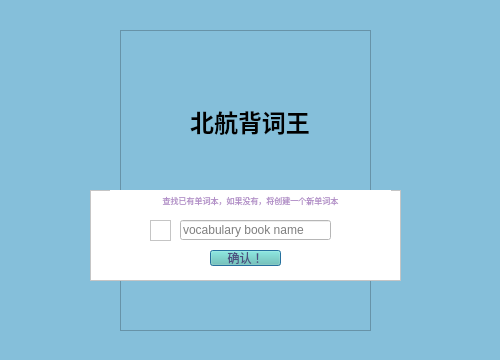
<?xml version="1.0" encoding="UTF-8"?>
<ui version="4.0">
 <class>mainwind</class>
 <widget class="QDialog" name="mainwind">
  <property name="geometry">
   <rect>
    <x>0</x>
    <y>0</y>
    <width>500</width>
    <height>360</height>
   </rect>
  </property>
  <property name="minimumSize">
   <size>
    <width>396</width>
    <height>301</height>
   </size>
  </property>
  <property name="maximumSize">
   <size>
    <width>500</width>
    <height>360</height>
   </size>
  </property>
  <property name="windowTitle">
   <string>Dialog</string>
  </property>
  <property name="styleSheet">
   <string notr="true">background-color: rgb(133, 191, 218);</string>
  </property>
  <widget class="QFrame" name="frame_4">
   <property name="geometry">
    <rect>
     <x>120</x>
     <y>30</y>
     <width>251</width>
     <height>301</height>
    </rect>
   </property>
   <property name="minimumSize">
    <size>
     <width>251</width>
     <height>301</height>
    </size>
   </property>
   <property name="maximumSize">
    <size>
     <width>251</width>
     <height>301</height>
    </size>
   </property>
   <property name="styleSheet">
    <string notr="true">border-image: url(:/new/prefix2/3c5ef2f45420378b9471ca7fdf8e928.jpg);</string>
   </property>
   <property name="frameShape">
    <enum>QFrame::StyledPanel</enum>
   </property>
   <property name="frameShadow">
    <enum>QFrame::Raised</enum>
   </property>
  </widget>
  <widget class="QFrame" name="frame">
   <property name="geometry">
    <rect>
     <x>90</x>
     <y>190</y>
     <width>311</width>
     <height>91</height>
    </rect>
   </property>
   <property name="minimumSize">
    <size>
     <width>311</width>
     <height>91</height>
    </size>
   </property>
   <property name="maximumSize">
    <size>
     <width>311</width>
     <height>91</height>
    </size>
   </property>
   <property name="styleSheet">
    <string notr="true">background-color: rgb(255, 255, 255);
font: 25 9pt &quot;Adobe 宋体 Std L&quot;;</string>
   </property>
   <property name="frameShape">
    <enum>QFrame::StyledPanel</enum>
   </property>
   <property name="frameShadow">
    <enum>QFrame::Raised</enum>
   </property>
   <widget class="QLabel" name="label_2">
    <property name="geometry">
     <rect>
      <x>20</x>
      <y>0</y>
      <width>281</width>
      <height>21</height>
     </rect>
    </property>
    <property name="minimumSize">
     <size>
      <width>281</width>
      <height>21</height>
     </size>
    </property>
    <property name="maximumSize">
     <size>
      <width>281</width>
      <height>21</height>
     </size>
    </property>
    <property name="styleSheet">
     <string notr="true">font: 25 9pt &quot;Adobe 宋体 Std L&quot;;
font: 7pt &quot;Adobe 黑体 Std R&quot;;
color: rgb(179, 144, 200);</string>
    </property>
    <property name="text">
     <string>&lt;html&gt;&lt;head/&gt;&lt;body&gt;&lt;p align=&quot;center&quot;&gt;&lt;span style=&quot; font-size:6pt;&quot;&gt;查找已有单词本，如果没有，将创建一个新单词本&lt;/span&gt;&lt;/p&gt;&lt;/body&gt;&lt;/html&gt;</string>
    </property>
   </widget>
   <widget class="QLineEdit" name="queryname">
    <property name="geometry">
     <rect>
      <x>90</x>
      <y>30</y>
      <width>151</width>
      <height>20</height>
     </rect>
    </property>
    <property name="minimumSize">
     <size>
      <width>151</width>
      <height>20</height>
     </size>
    </property>
    <property name="maximumSize">
     <size>
      <width>151</width>
      <height>20</height>
     </size>
    </property>
    <property name="text">
     <string/>
    </property>
    <property name="placeholderText">
     <string>vocabulary book name</string>
    </property>
   </widget>
   <widget class="QPushButton" name="pushButton">
    <property name="geometry">
     <rect>
      <x>120</x>
      <y>60</y>
      <width>71</width>
      <height>16</height>
     </rect>
    </property>
    <property name="minimumSize">
     <size>
      <width>71</width>
      <height>16</height>
     </size>
    </property>
    <property name="maximumSize">
     <size>
      <width>71</width>
      <height>16</height>
     </size>
    </property>
    <property name="styleSheet">
     <string notr="true">color: rgb(76, 79, 127);
font: 9pt &quot;Adobe 黑体 Std R&quot;;
background-color: rgb(101, 200, 185);</string>
    </property>
    <property name="text">
     <string>确认！</string>
    </property>
   </widget>
   <widget class="QFrame" name="frame_2">
    <property name="geometry">
     <rect>
      <x>0</x>
      <y>100</y>
      <width>331</width>
      <height>80</height>
     </rect>
    </property>
    <property name="styleSheet">
     <string notr="true">border-image: url(:/new/prefix1/4db4fc3edf911c4ae8c1599931083c2.jpg);</string>
    </property>
    <property name="frameShape">
     <enum>QFrame::StyledPanel</enum>
    </property>
    <property name="frameShadow">
     <enum>QFrame::Raised</enum>
    </property>
   </widget>
   <widget class="QFrame" name="frame_5">
    <property name="geometry">
     <rect>
      <x>60</x>
      <y>30</y>
      <width>21</width>
      <height>21</height>
     </rect>
    </property>
    <property name="minimumSize">
     <size>
      <width>21</width>
      <height>21</height>
     </size>
    </property>
    <property name="maximumSize">
     <size>
      <width>21</width>
      <height>21</height>
     </size>
    </property>
    <property name="styleSheet">
     <string notr="true">border-image: url(:/new/prefix2/df2f762f39c580aafe0d764a445a5f6.jpg);</string>
    </property>
    <property name="frameShape">
     <enum>QFrame::StyledPanel</enum>
    </property>
    <property name="frameShadow">
     <enum>QFrame::Raised</enum>
    </property>
   </widget>
  </widget>
  <widget class="QTextBrowser" name="textBrowser">
   <property name="geometry">
    <rect>
     <x>150</x>
     <y>100</y>
     <width>200</width>
     <height>50</height>
    </rect>
   </property>
   <property name="minimumSize">
    <size>
     <width>200</width>
     <height>50</height>
    </size>
   </property>
   <property name="maximumSize">
    <size>
     <width>200</width>
     <height>50</height>
    </size>
   </property>
   <property name="styleSheet">
    <string notr="true">font: 25 9pt &quot;Adobe 宋体 Std L&quot;;
background-color: rgb(255, 255, 255);
border-&gt;radus:60px;
color: rgb(106, 126, 200);</string>
   </property>
   <property name="frameShape">
    <enum>QFrame::NoFrame</enum>
   </property>
   <property name="frameShadow">
    <enum>QFrame::Plain</enum>
   </property>
   <property name="html">
    <string>&lt;!DOCTYPE HTML PUBLIC &quot;-//W3C//DTD HTML 4.0//EN&quot; &quot;http://www.w3.org/TR/REC-html40/strict.dtd&quot;&gt;
&lt;html&gt;&lt;head&gt;&lt;meta name=&quot;qrichtext&quot; content=&quot;1&quot; /&gt;&lt;style type=&quot;text/css&quot;&gt;
p, li { white-space: pre-wrap; }
&lt;/style&gt;&lt;/head&gt;&lt;body style=&quot; font-family:'Adobe 宋体 Std L'; font-size:9pt; font-weight:24; font-style:normal;&quot;&gt;
&lt;p align=&quot;center&quot; style=&quot; margin-top:0px; margin-bottom:0px; margin-left:0px; margin-right:0px; -qt-block-indent:0; text-indent:0px;&quot;&gt;&lt;span style=&quot; font-family:'SimSun'; font-size:18pt; font-weight:600;&quot;&gt;北航背词王&lt;/span&gt;&lt;/p&gt;&lt;/body&gt;&lt;/html&gt;</string>
   </property>
  </widget>
 </widget>
 <resources/>
 <connections/>
</ui>
